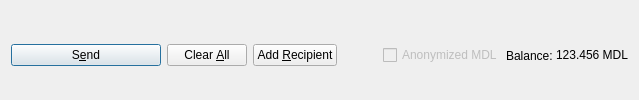
         <widget class="QFrame" name="frame_Send">
          <layout class="QHBoxLayout" name="horizontalLayout">
           <property name="bottomMargin">
            <number>0</number>
           </property>
           <item>
            <widget class="QPushButton" name="sendButton">
             <property name="minimumSize">
              <size>
               <width>150</width>
               <height>0</height>
              </size>
             </property>
             <property name="toolTip">
              <string>Confirm the send action</string>
             </property>
             <property name="text">
              <string>S&amp;end</string>
             </property>
             <property name="icon">
              <iconset resource="../mdl.qrc">
               <normaloff>:/icons/send</normaloff>:/icons/send</iconset>
             </property>
             <property name="autoDefault">
              <bool>false</bool>
             </property>
             <property name="default">
              <bool>true</bool>
             </property>
            </widget>
           </item>
           <item>
            <widget class="QPushButton" name="clearButton">
             <property name="sizePolicy">
              <sizepolicy hsizetype="Minimum" vsizetype="Fixed">
               <horstretch>0</horstretch>
               <verstretch>0</verstretch>
              </sizepolicy>
             </property>
             <property name="toolTip">
              <string>Clear all fields of the form.</string>
             </property>
             <property name="text">
              <string>Clear &amp;All</string>
             </property>
             <property name="icon">
              <iconset resource="../mdl.qrc">
               <normaloff>:/icons/remove</normaloff>:/icons/remove</iconset>
             </property>
             <property name="autoDefault">
              <bool>false</bool>
             </property>
            </widget>
           </item>
           <item>
            <widget class="QPushButton" name="addButton">
             <property name="toolTip">
              <string>Send to multiple recipients at once</string>
             </property>
             <property name="text">
              <string>Add &amp;Recipient</string>
             </property>
             <property name="icon">
              <iconset resource="../mdl.qrc">
               <normaloff>:/icons/add</normaloff>:/icons/add</iconset>
             </property>
             <property name="autoDefault">
              <bool>false</bool>
             </property>
            </widget>
           </item>
           <item>
            <spacer name="horizontalSpacer">
             <property name="orientation">
              <enum>Qt::Horizontal</enum>
             </property>
             <property name="sizeHint" stdset="0">
              <size>
               <width>40</width>
               <height>20</height>
              </size>
             </property>
            </spacer>
           </item>
           <item>
            <layout class="QHBoxLayout" name="horizontalLayout_2">
             <property name="spacing">
              <number>3</number>
             </property>
             <item>
              <widget class="QCheckBox" name="checkzMDL">
               <property name="enabled">
                <bool>false</bool>
               </property>
               <property name="text">
                <string>Anonymized MDL</string>
               </property>
              </widget>
             </item>
             <item>
              <widget class="QLabel" name="label">
               <property name="text">
                <string>Balance:</string>
               </property>
              </widget>
             </item>
             <item>
              <widget class="QLabel" name="labelBalance">
               <property name="sizePolicy">
                <sizepolicy hsizetype="Preferred" vsizetype="Fixed">
                 <horstretch>0</horstretch>
                 <verstretch>0</verstretch>
                </sizepolicy>
               </property>
               <property name="cursor">
                <cursorShape>IBeamCursor</cursorShape>
               </property>
               <property name="text">
                <string notr="true">123.456 MDL</string>
               </property>
               <property name="textInteractionFlags">
                <set>Qt::LinksAccessibleByMouse|Qt::TextSelectableByKeyboard|Qt::TextSelectableByMouse</set>
               </property>
              </widget>
             </item>
            </layout>
           </item>
          </layout>
         </widget>
